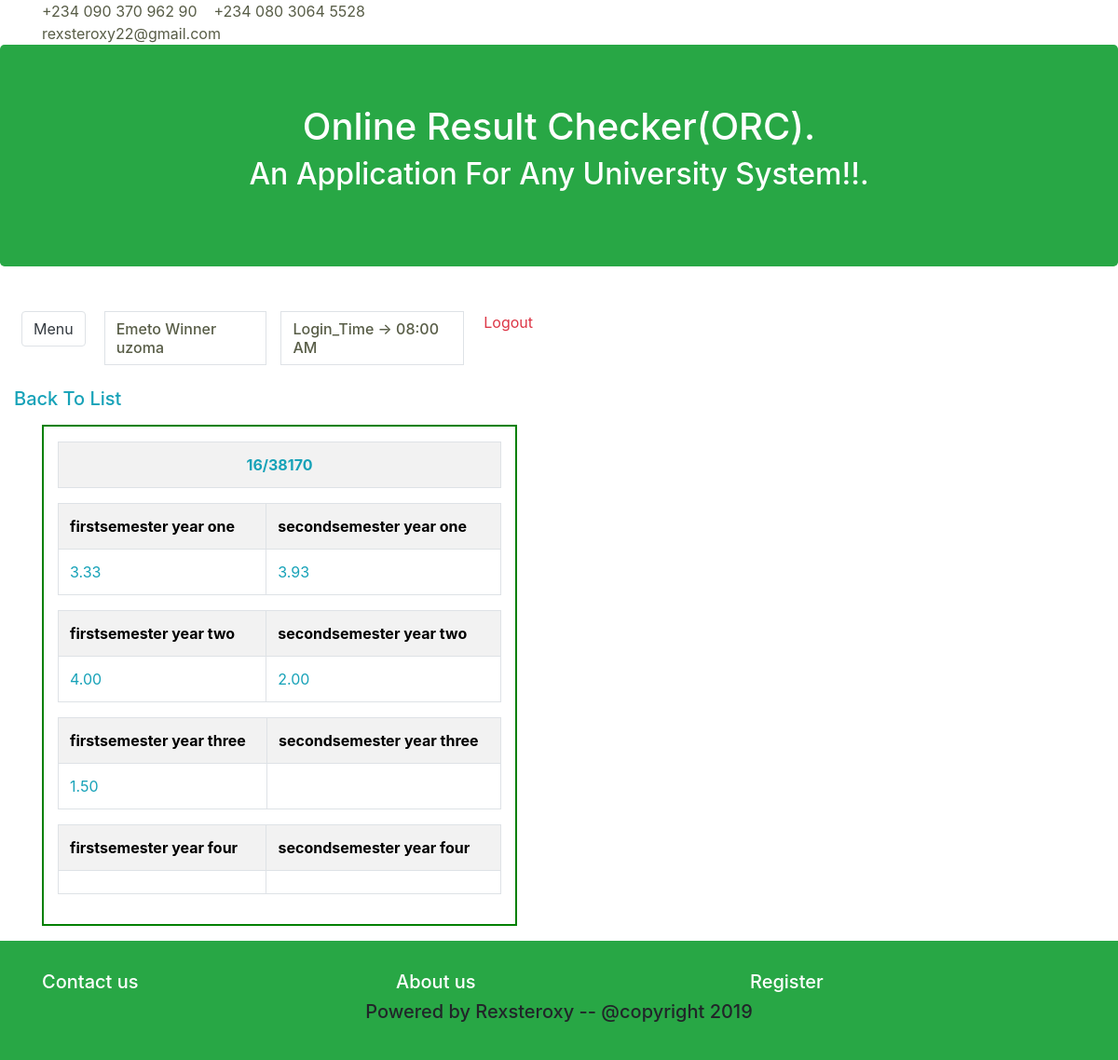
/admin/result/gp/view_result.php?id=5 (signed in), run on the app's committed database.
### tables this page shows
CREATE TABLE `detail` (
  `id` int(225) NOT NULL,
  `matnumber` varchar(225) NOT NULL,
  `firstone` varchar(225) NOT NULL,
  `secondone` varchar(225) NOT NULL,
  `firsttwo` varchar(225) NOT NULL,
  `secondtwo` varchar(225) NOT NULL,
  `firstthree` varchar(225) NOT NULL,
  `secondthree` varchar(225) NOT NULL,
  `firstfour` varchar(225) NOT NULL,
  `secondfour` varchar(225) NOT NULL,
  `firstfive` varchar(225) NOT NULL,
  `secondfive` varchar(225) NOT NULL
);

### private/functions.php (called while the page is built, shortened)
<?php
function url_for($script_path) {
    if($script_path[0] != '/') {
      $script_path = "/" . $script_path;
        }
    return WWW_ROOT . $script_path;
    }
?>

### private/classes/databaseObject.class.php (called while the page is built, shortened)
<?php
class DatabaseObject{
    static protected $database;
    static protected $table_name = "";
static public function set_database($database){
    self::$database = $database;
}
static public function find_by_sql($sql){
    $result = self::$database->query($sql);
    $object_array = [];
    while($record = $result->fetch_assoc()){
        $object_array[] = static::instantiate($record);
    }
    return $object_array;
}
static public function find_by_id($id){
        $sql = "SELECT * FROM " . static::$table_name ." ";
        $sql .= "WHERE id='" . self::$database->escape_string($id) . "'";
        $obj_array = static::find_by_sql($sql);
        if(!empty($obj_array)){
        return array_shift($obj_array);
        }else{
            return false;
        }
        }
static protected function instantiate($record){
    $object = new static;
    foreach($record as $property => $value){
        if(property_exists($object , $property)){
            $object->$property = $value;
        }
    }
    return $object;
}
}
?>

### public/admin/result/gp/view_result.php (the view, shortened to what this page needs)
<?php
include(SHARED_PATH . "/admin_header.php");
$id = $_GET['id'] ?? 'welcome';
$gprs = GpObject::find_by_id($id);
?>
<div class="container-fluid">
    <div class="row ">
        <div class="col-md-6 col-lg-6 col-sm-6">
        <h5><a class="text-info" href="<?php echo url_for('/admin/result/gp/index.php')?>">Back To List</a></h5>
<div id="attributes">
	<table class="table table-striped table-bordered table-hover table-condensed">
        <tr class="text-center">
            <th class="text-info"><?php echo $gprs->matnumber;?></th>
        </tr>
    </table>
    <table class="table table-striped table-bordered table-hover table-condensed">
        <tr>
            <th>firstsemester year one</th>
            <th>secondsemester year one</th>
        </tr>
        <tr class="text-info"><td><?php echo $gprs->firstone;?></td>
        <td><?php echo $gprs->secondone;?></td></tr>
		</table>
        <table class="table table-striped table-bordered table-hover table-condensed">
        <tr>
            <th>firstsemester year two</th>
            <th>secondsemester year two</th>
        </tr>
        <tr class="text-info"><td><?php echo $gprs->firsttwo;?></td>
        <td><?php echo $gprs->secondtwo;?></td></tr>
		</table>
        <table class="table table-striped table-bordered table-hover table-condensed">
        <tr>
            <th>firstsemester year three</th>
            <th>secondsemester year three</th>
        </tr>
        <tr class="text-info"><td><?php echo $gprs->firstthree;?></td>
        <td><?php echo $gprs->secondthree;?></td></tr>
		</table>
        <table class="table table-striped table-bordered table-hover table-condensed">
        <tr>
            <th>firstsemester year four</th>
            <th>secondsemester year four</th>
        </tr>
        <tr class="text-info"><td><?php echo $gprs->firstfour;?></td>
         <td><?php echo $gprs->secondfour;?></td></tr>
		</table>
</div>
</div>
</div>
</div>
<?php include(SHARED_PATH . "/admin_footer.php");?>

### public/css/mine.css (style rules this page uses)
#attributes { color:black; background: white; border: 2px solid green; padding: 1em 15px; margin: 1em 30px; width: auto px; }

### data on the page
detail: matnumber "16/38170", firstone "3.33", secondone "3.93", firsttwo "4.00", secondtwo "2.00", firstthree "1.50"

### other printed values
$session->admin_name "Emeto Winner uzoma"
date('h:i A' ,$time) "08:00 AM"
